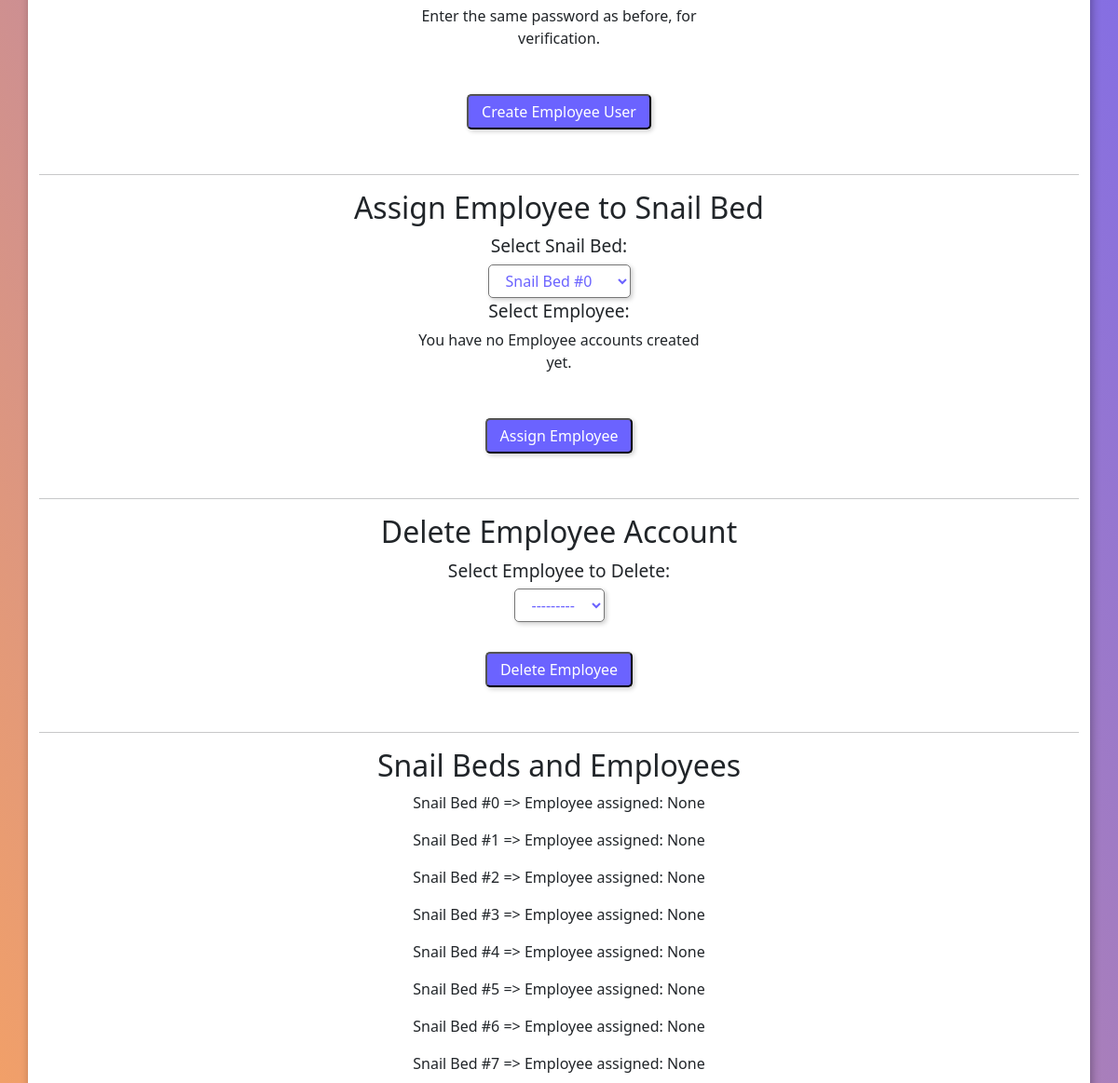
The app's page /custom_admin_panel/ (signed in, middle part), older data.
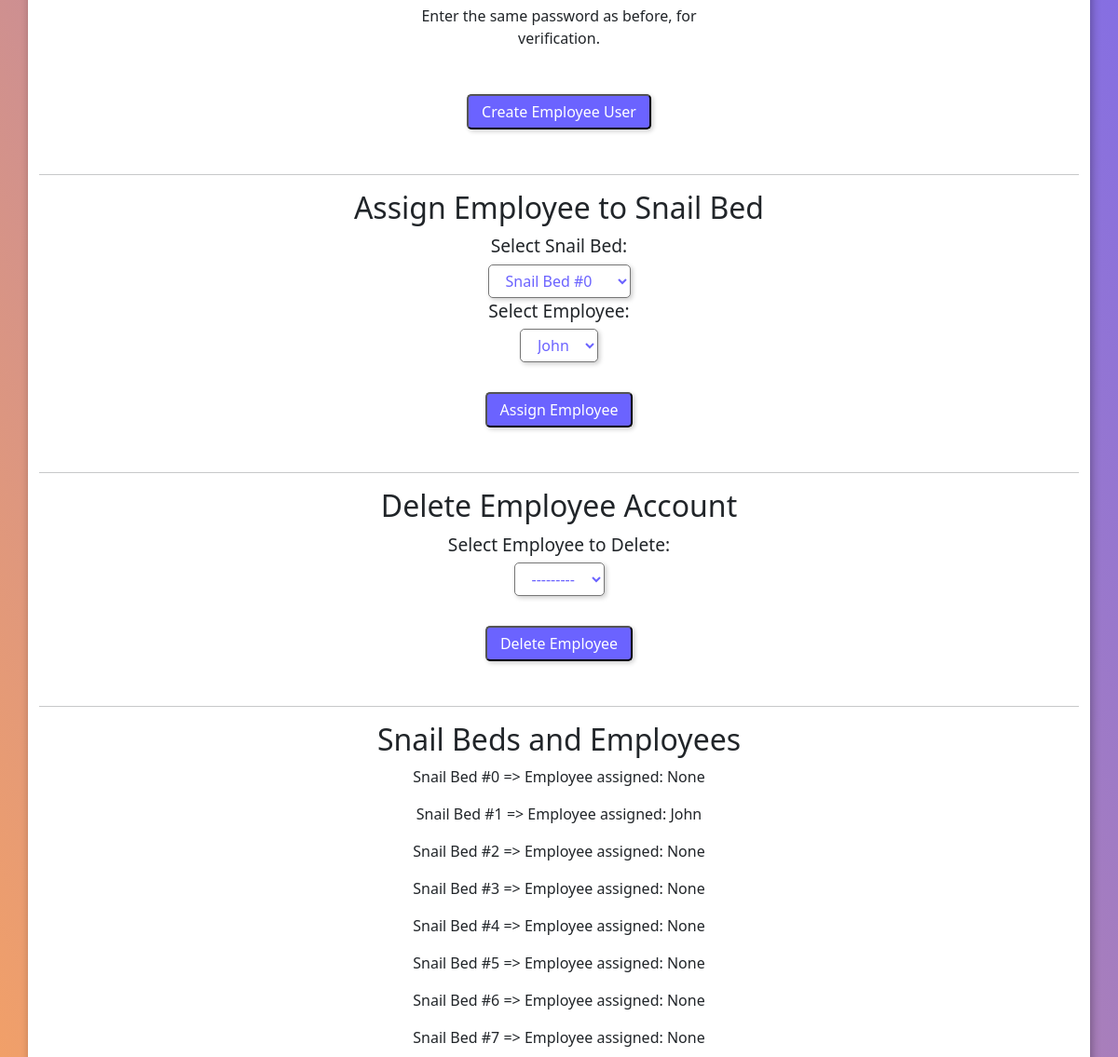
The same page, newer data.
### core/models.py (models this page shows, shortened)
class SnailBed(models.Model):
    bed_name = models.CharField(max_length=100, unique=False, null=True, blank=True)
    user = models.ForeignKey(AdminUser, on_delete=models.CASCADE, null=True, blank=True, db_constraint=False)
    employee = models.ForeignKey(EmployeeUser, on_delete=models.SET_NULL, null=True, blank=True, db_constraint=False)
    snail_amount = models.IntegerField(null=True, blank=True)
    hatch_rate = models.ForeignKey('SnailHatchRate', on_delete=models.SET_NULL, null=True, blank=True)
    mortality_rate = models.ForeignKey('SnailMortalityRate', on_delete=models.SET_NULL, null=True, blank=True)
    maturity_rate = models.ForeignKey('TimeTakenToMature', on_delete=models.SET_NULL, null=True, blank=True)
    snail_feed = models.ForeignKey('SnailFeed', on_delete=models.SET_NULL, null=True, blank=True)

class EmployeeUser(models.Model):
    user = models.OneToOneField(User, on_delete=models.CASCADE)
    admin = models.ForeignKey(AdminUser, on_delete=models.CASCADE, null=True, blank=True)
    can_create_snailbed = models.BooleanField(default=False)
    def __str__(self):
        return self.user.username

### core/views.py (the view, shortened to what this page needs)
# urls.py: path('custom_admin_panel/', views.custom_admin_panel, name='custom_admin_panel'),
@login_required(login_url='login')
def custom_admin_panel(request):
    current_user = AdminUser.objects.filter(user=request.user).first()
    if request.method == 'POST' and 'register_employee' in request.POST:
        form = EmployeeCreationForm(admin=current_user, data=request.POST) # pass current admin
        if form.is_valid():
            form.save()
            username = form.cleaned_data.get('username')
            messages.success(request, f'Employee user {username} has been created.')
            return redirect('custom_admin_panel')
    else:
        form = EmployeeCreationForm(admin=current_user)
    if request.method == 'POST' and 'delete_employee' in request.POST:
        delete_form = DeleteEmployeeForm(request.POST)
        if delete_form.is_valid():
            employee_to_delete = delete_form.cleaned_data['employee_to_delete']
            user_to_delete = employee_to_delete.user
            username = employee_to_delete.user.username
            if SnailBed.objects.filter(employee=employee_to_delete).exists():
                messages.error(request, f'Employee {username} is assigned to one or more Snail Beds. Unassign them first before deleting.')
            else:
                user_to_delete = employee_to_delete.user
                user_to_delete.delete()
                messages.success(request, f'Employee {username} has been deleted.')
    else:
        delete_form = DeleteEmployeeForm()
    snail_beds = SnailBed.objects.filter(user=current_user)
    employees = EmployeeUser.objects.all()
    context = {
        'snail_beds': snail_beds,
        'employees': employees,
        'form': form,
        'delete_form': delete_form,
        }
    return render(request, 'admin_panel.html', context)

### core/forms.py (shortened to what this page needs)
class EmployeeCreationForm(UserCreationForm):
    def __init__(self, admin, *args, **kwargs):
        super(EmployeeCreationForm, self).__init__(*args, **kwargs)
        self.admin = admin  # Store the admin object that is passed by our view
    class Meta:
        model = User
        fields = ['username', 'email'] #password is added as field by default + pass confirmation

class DeleteEmployeeForm(forms.Form):
    employee_to_delete = forms.ModelChoiceField(
        queryset=EmployeeUser.objects.all(),
        label='Select Employee to Delete'
    )

### templates/admin_panel.html (shortened to what this page needs)
{% extends "base/base.html" %}
{% load static %}
{% block scripts %}
    <link href="{% static 'css/admin-panel.css' %}" rel="stylesheet" type="text/css">
{% endblock %}
{% block content %}
<div class="main container mt-4">
    <form method="post">
        {{ form.as_p }}
        <button type="submit" name="register_employee">Create Employee User</button>
    </form>
    <hr>
    <h2>Assign Employee to Snail Bed</h2>
    <form method="post">
        <label for="snail_bed">Select Snail Bed:</label>
        {% if snail_beds|length > 0 %}
            <select name="snail_bed_id" id="snail_bed">
                {% for snail_bed in snail_beds %}
                    <option value="{{ snail_bed.id }}">{{ snail_bed.bed_name }}</option>
                {% endfor %}
            </select>
        {% else %}
            <p>You have no Snail Beds created yet.</p>
        {% endif %}
        <label for="employee">Select Employee:</label>
        {% if employees|length > 0 %}
            <select name="employee_id" id="employee">
                {% for employee in employees %}
                    <option value="{{ employee.id }}">{{ employee.user.username }}</option>
                {% endfor %}
            </select>
        {% else %}
            <p>You have no Employee accounts created yet.</p>
        {% endif %}
        <button type="submit" name="assign_employee">Assign Employee</button>
    </form>
    <hr>
    <h2>Delete Employee Account</h2>
    <form method="post">
        {{ delete_form.employee_to_delete.label_tag }}
        {{ delete_form.employee_to_delete }}
        <button type="submit" name="delete_employee">Delete Employee</button>
    </form>
    <hr>
    <h2>Snail Beds and Employees</h2>
    {% if snail_beds|length > 0 %}
        {% for bed in snail_beds %}
            <p>{{ bed.bed_name }} =>  Employee assigned: {{bed.employee}}</p>
        {% endfor %}
    {% else %}
        <p>You have no Snail Beds created yet.</p>
    {% endif %}
</div>
{% endblock %}

Row changes from the older to the newer data that the page shows:
changed SnailBed "Snail Bed #1": employee "None" → "John"
Text that changed along with them:
form field employee_id: (not shown) → "John"
text no longer shown: "You have no Employee accounts created yet."
